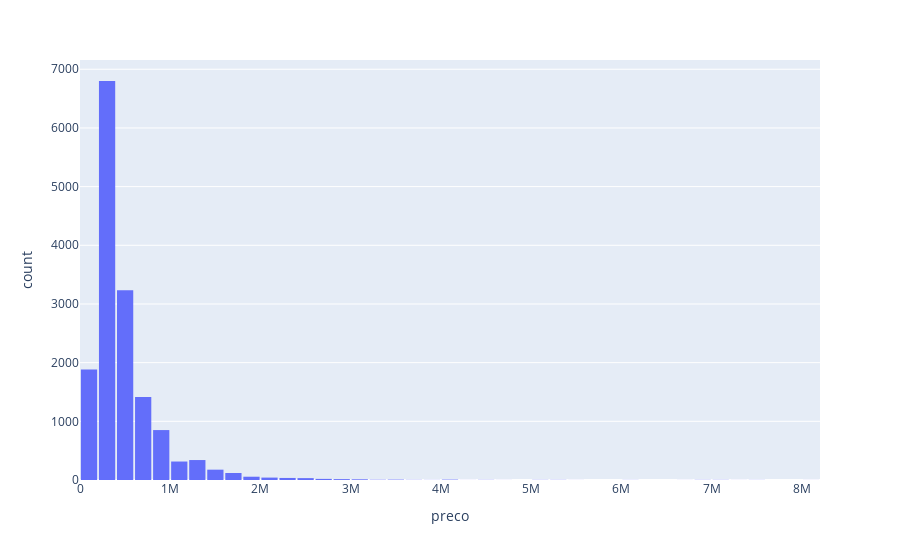

Here is the notebook cell this chart was saved with:
### Code cell
fig = px.histogram(base_original, x='preco', nbins=50)
fig.show()

### Figure 1 — Plotly figure (JSON) as saved in the notebook; plotly's stock layout.template omitted (floating-point values rounded to 4 significant figures; data arrays with more than 128 entries replaced by an {"elided": "..."} marker saying what was removed)
{"data": [{"alignmentgroup": "True", "bingroup": "x", "hovertemplate": "preco=%{x}<br>count=%{y}<extra></extra>", "legendgroup": "", "marker": {"color": "#636efa", "pattern": {"shape": ""}}, "name": "", "nbinsx": 50, "offsetgroup": "", "orientation": "v", "showlegend": false, "type": "histogram", "x": {"elided": "15390 int values"}, "xaxis": "x", "yaxis": "y"}], "layout": {"bargap": 0.1, "barmode": "relative", "legend": {"tracegroupgap": 0}, "margin": {"t": 60}, "xaxis": {"anchor": "y", "domain": [0, 1], "title": {"text": "preco"}}, "yaxis": {"anchor": "x", "domain": [0, 1], "title": {"text": "count"}}}}
